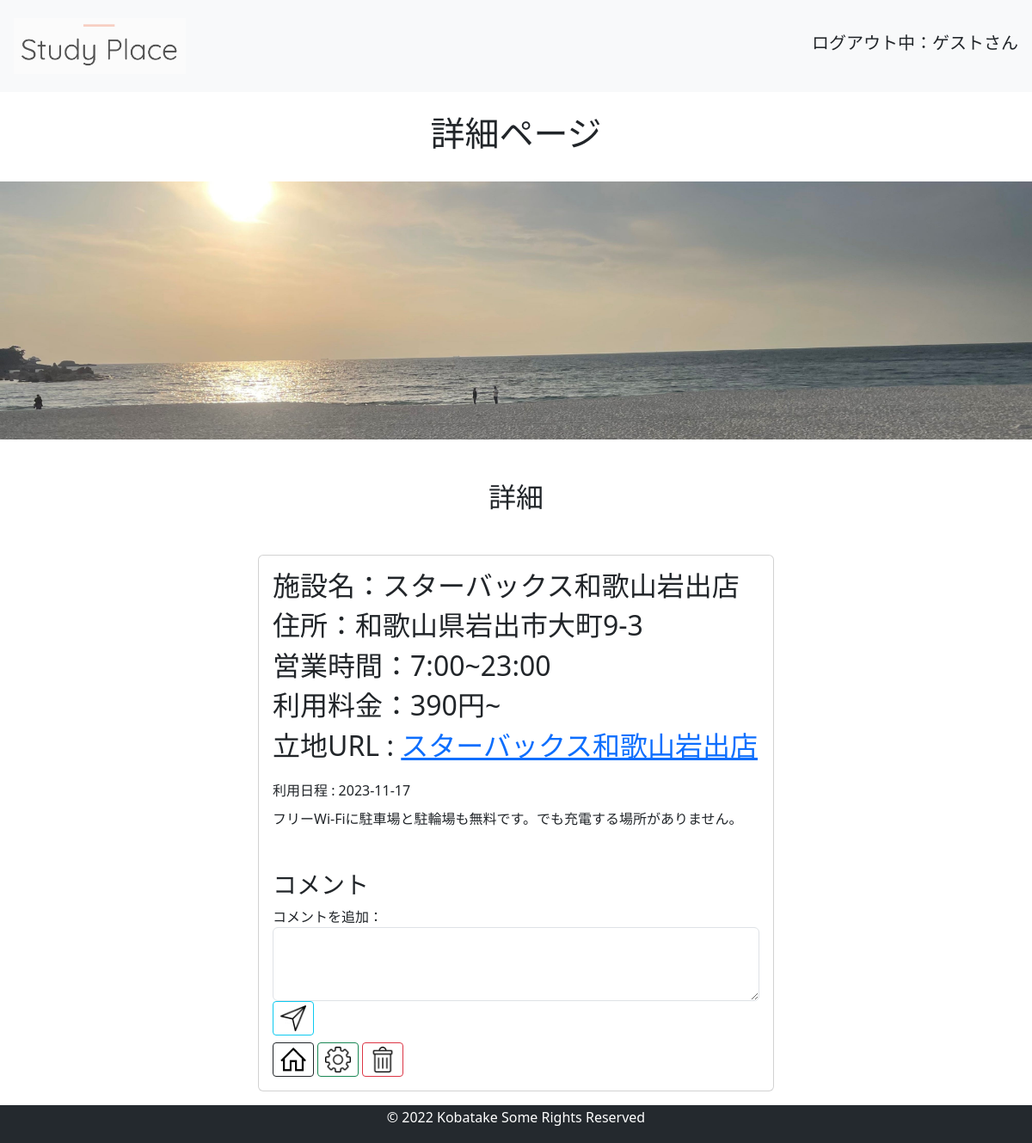
/detail/3, run on the app's committed database.
### app.py (models this page shows)
class Post(db.Model):
    id = db.Column(db.Integer, primary_key=True)
    title = db.Column(db.String(30), nullable=False)
    detail = db.Column(db.String(200))
    due = db.Column(db.DateTime, nullable=False)
    place = db.Column(db.String(50), nullable=False)
    time = db.Column(db.String(30), nullable=False)
    money = db.Column(db.String(30), nullable=False)
    user_id = db.Column(db.Integer, db.ForeignKey('user.id'), nullable=False)  # 外部キー：ユーザー情報
    comments = db.relationship('Comment', backref='post', lazy=True, cascade='all, delete-orphan')
    @property
    def place_map_link(self):
        return f"https://www.google.com/maps/place/{quote(self.title)}"

### app.py (the view)
@app.route('/detail/<int:id>',methods=['GET', 'POST'])
def read(id):
    post = Post.query.get(id)
    if request.method == 'POST':
        comment_text = request.form.get('comment_text')
        new_comment = Comment(text=comment_text, post_id=post.id)
        db.session.add(new_comment)
        db.session.commit()
    comments = Comment.query.filter_by(post_id=id).order_by(Comment.created_at.desc()).all()
    return render_template('detail.html', post=post, comments=comments)

### templates/detail.html (shortened to what this page needs)
{%extends 'base.html' %}
{% block body %}
<br>
<h1><div style="text-align: center;">詳細ページ</dvi></h1>
<br>
<img src="/static/img/summer.jpg" style="width:100%">
<h2 class="m-5" style="text-align: center;">詳細</h2>
<div class="card w-50 mb-3" style="margin: auto">
    <div class="card-body">
        <h2 class="card-title">施設名：{{ post.title }}</h2>
        <h2 class="card-title">住所：{{ post.place }}</h2>
        <h2 class="card-title">営業時間：{{ post.time }}</h2>
        <h2 class="card-title">利用料金：{{ post.money }}</h2>
        <h2 class="card-title">立地URL : <a href="{{ post.place_map_link }}" target="_blank">{{ post.title }}</a></h2>
        <h2><span class="ml-3" style="font-size: 0.5em">利用日程 : {{ post.due.date() }}</span></h2>
        <p>{{ post.detail }}</p>
        <h3 class="mt-5">コメント</h3>
        <form method="post" action="/detail/{{ post.id }}">
          <div class="form-group">
              <label for="comment_text">コメントを追加：</label>
              <textarea class="form-control" id="comment_text" name="comment_text" rows="3" required></textarea>
          </div>
          <button type="submit" class="btn btn-outline-info btn-sm" ><img src="/static/img/comment.png" style="max-width: 30px; max-height: 30px;"></button>
        </form>
        <div class="pt-2">
          <a class="btn btn-outline-dark btn-sm" href="/" role="button"><img src="/static/img/home.png" style="max-width: 30px; max-height: 30px;"></a>
          <a class="btn btn-outline-success btn-sm" href="/update/{{ post.id }}" role="button"><img src="/static/img/update.png" style="max-width: 30px; max-height: 30px;"></a>
          <a class="btn btn-outline-danger btn-sm" href="/delete/{{ post.id }}" role="button"><img src="/static/img/delite.png" style="max-width: 30px; max-height: 30px;"></a>
        </div>
    </div>
  </div>
{% endblock %}

### data on the page
Post: title "スターバックス和歌山岩出店", place "和歌山県岩出市大町9-3", time "7:00~23:00", money "390円~", due "2023-11-17", detail "フリーWi-Fiに駐車場と駐輪場も無料です。でも充電する場所がありません。"
